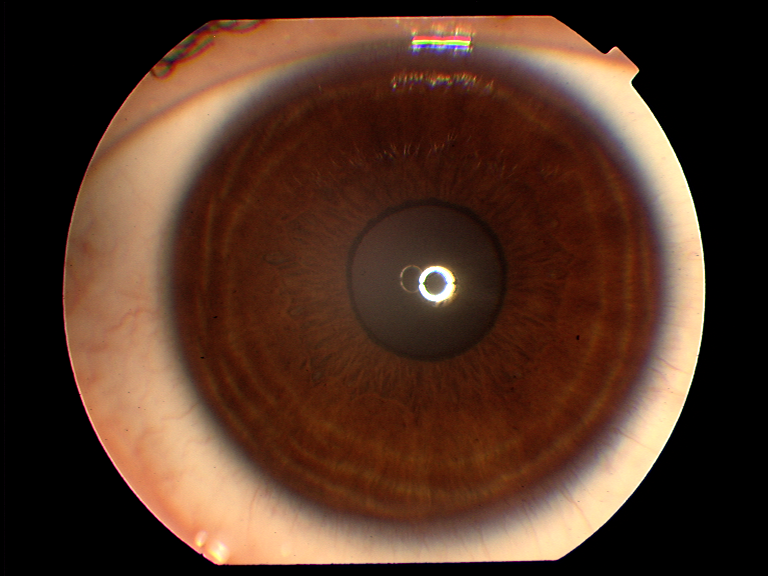
#> input picture TestAndMethods/Sharpness/test/044R_3.png, 768 x 576 px, found by its file name
$ python test_tcc.py
#> lines starting #> are read from the running program, lines starting #| are printed output that depends on the picture
import numpy as np
import cv2 as cv
img = cv.imread('044R_3.png',0)
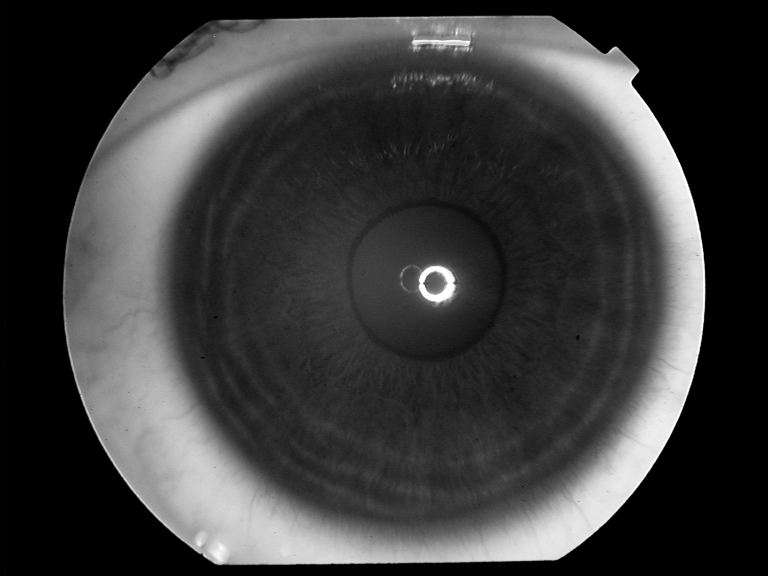
#> img: shape (576, 768); min 0, max 255, mean 59.6
img = cv.medianBlur(img,5)
cimg = cv.cvtColor(img,cv.COLOR_GRAY2BGR)
circles = cv.HoughCircles(img,cv.HOUGH_GRADIENT,1,20,
                            param1=50,param2=30,minRadius=0,maxRadius=0)
#> circles = 273 rows, first 8: [382.5, 291.5, 320.4], [416.5, 285.5, 248.4], [361.5, 293.5, 299.5], [420.5, 257.5, 273.7], [418.5, 316.5, 277.4], [359.5, 271.5, 291.8], [402.5, 300.5, 249.7], [451.5, 249.5, 293.8]
circles = np.uint16(np.around(circles))
#> circles = 273 rows, first 8: [382, 292, 320], [416, 286, 248], [362, 294, 300], [420, 258, 274], [418, 316, 277], [360, 272, 292], [402, 300, 250], [452, 250, 294]
for i in circles[0,:]:
    # draw the outer circle
#> (the run stopped early here; a loop or call above may not have finished)

$ run again, with TestAndMethods/Sharpness/test/016R_3.png copied over TestAndMethods/Sharpness/test/044R_3.png
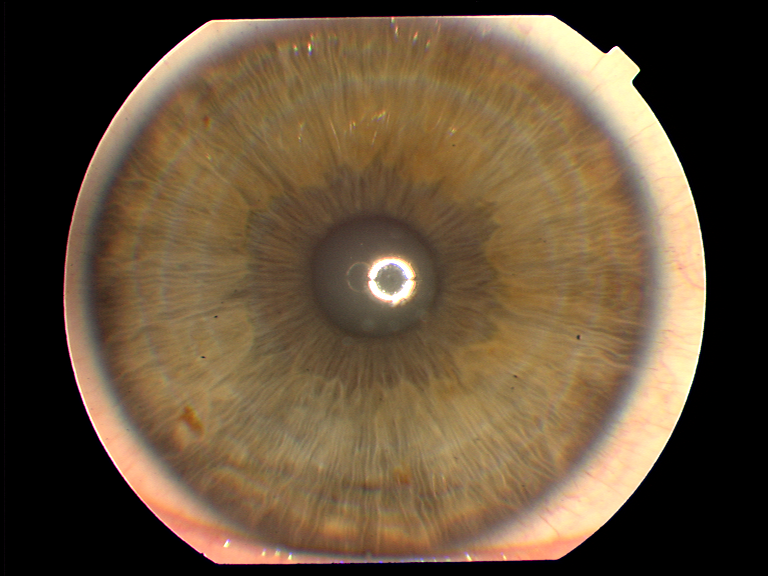
#> input picture TestAndMethods/Sharpness/test/016R_3.png, 768 x 576 px, found by its file name
#> `img = cv.imread('044R_3.png',0)`:
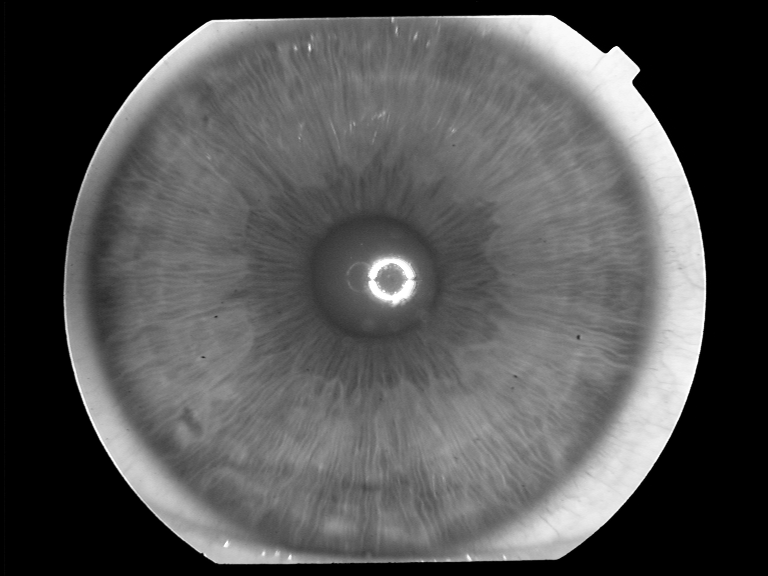
#> img: shape (576, 768); min 0, max 255, mean 83.7
#> `circles = cv.HoughCircles(img,cv.HOUGH_GRADIENT,1,20, param1=50,param2..`: circles = 410 rows, first 8: [386.5, 289.5, 319.6], [365.5, 305.5, 297.3], [324.5, 276.5, 260], [346.5, 259.5, 273.3], [329.5, 296.5, 266.7], [347.5, 314.5, 278.3], [418.5, 320.5, 275.3], [446.5, 272.5, 219.3]
#> `circles = np.uint16(np.around(circles))`: circles = 410 rows, first 8: [386, 290, 320], [366, 306, 297], [324, 276, 260], [346, 260, 273], [330, 296, 267], [348, 314, 278], [418, 320, 275], [446, 272, 219]
